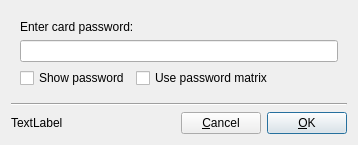
<?xml version="1.0" encoding="UTF-8"?>
<ui version="4.0">
 <class>PinDialog</class>
 <widget class="QDialog" name="PinDialog">
  <property name="geometry">
   <rect>
    <x>0</x>
    <y>0</y>
    <width>358</width>
    <height>137</height>
   </rect>
  </property>
  <property name="sizePolicy">
   <sizepolicy hsizetype="MinimumExpanding" vsizetype="MinimumExpanding">
    <horstretch>0</horstretch>
    <verstretch>0</verstretch>
   </sizepolicy>
  </property>
  <property name="windowTitle">
   <string>Password dialog</string>
  </property>
  <property name="windowIcon">
   <iconset resource="../resources.qrc">
    <normaloff>:/images/CS_icon.png</normaloff>:/images/CS_icon.png</iconset>
  </property>
  <layout class="QVBoxLayout" name="verticalLayout">
   <item>
    <widget class="QFrame" name="frame">
     <property name="sizePolicy">
      <sizepolicy hsizetype="MinimumExpanding" vsizetype="MinimumExpanding">
       <horstretch>0</horstretch>
       <verstretch>0</verstretch>
      </sizepolicy>
     </property>
     <property name="autoFillBackground">
      <bool>false</bool>
     </property>
     <property name="frameShape">
      <enum>QFrame::NoFrame</enum>
     </property>
     <property name="frameShadow">
      <enum>QFrame::Plain</enum>
     </property>
     <layout class="QVBoxLayout" name="verticalLayout_2">
      <item>
       <widget class="QLabel" name="label">
        <property name="sizePolicy">
         <sizepolicy hsizetype="Fixed" vsizetype="Fixed">
          <horstretch>0</horstretch>
          <verstretch>0</verstretch>
         </sizepolicy>
        </property>
        <property name="text">
         <string>Enter card password:</string>
        </property>
       </widget>
      </item>
      <item>
       <widget class="QLineEdit" name="lineEdit">
        <property name="maxLength">
         <number>39</number>
        </property>
        <property name="echoMode">
         <enum>QLineEdit::Password</enum>
        </property>
       </widget>
      </item>
      <item>
       <layout class="QHBoxLayout" name="horizontalLayout_2">
        <item>
         <widget class="QCheckBox" name="checkBox">
          <property name="sizePolicy">
           <sizepolicy hsizetype="Fixed" vsizetype="Fixed">
            <horstretch>0</horstretch>
            <verstretch>0</verstretch>
           </sizepolicy>
          </property>
          <property name="text">
           <string>Show password</string>
          </property>
         </widget>
        </item>
        <item>
         <widget class="QCheckBox" name="checkBox_PasswordMatrix">
          <property name="sizePolicy">
           <sizepolicy hsizetype="Fixed" vsizetype="Fixed">
            <horstretch>0</horstretch>
            <verstretch>0</verstretch>
           </sizepolicy>
          </property>
          <property name="text">
           <string>Use password matrix</string>
          </property>
         </widget>
        </item>
        <item>
         <spacer name="horizontalSpacer_3">
          <property name="orientation">
           <enum>Qt::Horizontal</enum>
          </property>
          <property name="sizeHint" stdset="0">
           <size>
            <width>0</width>
            <height>20</height>
           </size>
          </property>
         </spacer>
        </item>
       </layout>
      </item>
     </layout>
    </widget>
   </item>
   <item>
    <spacer name="verticalSpacer">
     <property name="orientation">
      <enum>Qt::Vertical</enum>
     </property>
     <property name="sizeType">
      <enum>QSizePolicy::MinimumExpanding</enum>
     </property>
     <property name="sizeHint" stdset="0">
      <size>
       <width>0</width>
       <height>0</height>
      </size>
     </property>
    </spacer>
   </item>
   <item>
    <widget class="Line" name="line">
     <property name="orientation">
      <enum>Qt::Horizontal</enum>
     </property>
    </widget>
   </item>
   <item>
    <layout class="QHBoxLayout" name="horizontalLayout">
     <item>
      <widget class="QLabel" name="status">
       <property name="text">
        <string>TextLabel</string>
       </property>
      </widget>
     </item>
     <item>
      <spacer name="horizontalSpacer">
       <property name="orientation">
        <enum>Qt::Horizontal</enum>
       </property>
       <property name="sizeHint" stdset="0">
        <size>
         <width>40</width>
         <height>20</height>
        </size>
       </property>
      </spacer>
     </item>
     <item>
      <widget class="QPushButton" name="cancelButton">
       <property name="focusPolicy">
        <enum>Qt::TabFocus</enum>
       </property>
       <property name="text">
        <string>&amp;Cancel</string>
       </property>
       <property name="autoDefault">
        <bool>false</bool>
       </property>
       <property name="default">
        <bool>false</bool>
       </property>
      </widget>
     </item>
     <item>
      <widget class="QPushButton" name="okButton">
       <property name="focusPolicy">
        <enum>Qt::TabFocus</enum>
       </property>
       <property name="text">
        <string>&amp;OK</string>
       </property>
       <property name="autoDefault">
        <bool>true</bool>
       </property>
       <property name="default">
        <bool>true</bool>
       </property>
      </widget>
     </item>
    </layout>
   </item>
  </layout>
 </widget>
 <tabstops>
  <tabstop>lineEdit</tabstop>
  <tabstop>checkBox</tabstop>
  <tabstop>checkBox_PasswordMatrix</tabstop>
 </tabstops>
 <resources>
  <include location="../resources.qrc"/>
 </resources>
 <connections>
  <connection>
   <sender>cancelButton</sender>
   <signal>clicked()</signal>
   <receiver>PinDialog</receiver>
   <slot>reject()</slot>
   <hints>
    <hint type="sourcelabel">
     <x>214</x>
     <y>142</y>
    </hint>
    <hint type="destinationlabel">
     <x>178</x>
     <y>82</y>
    </hint>
   </hints>
  </connection>
 </connections>
</ui>
